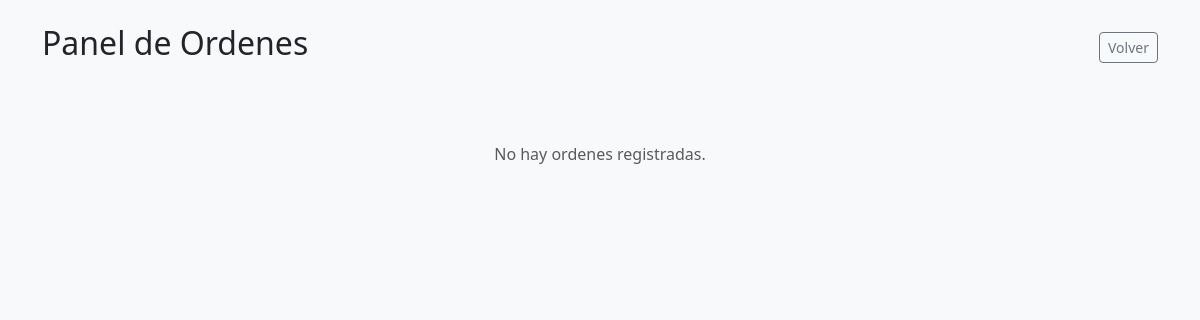
/orders/, run on an earlier commit of the app's database.
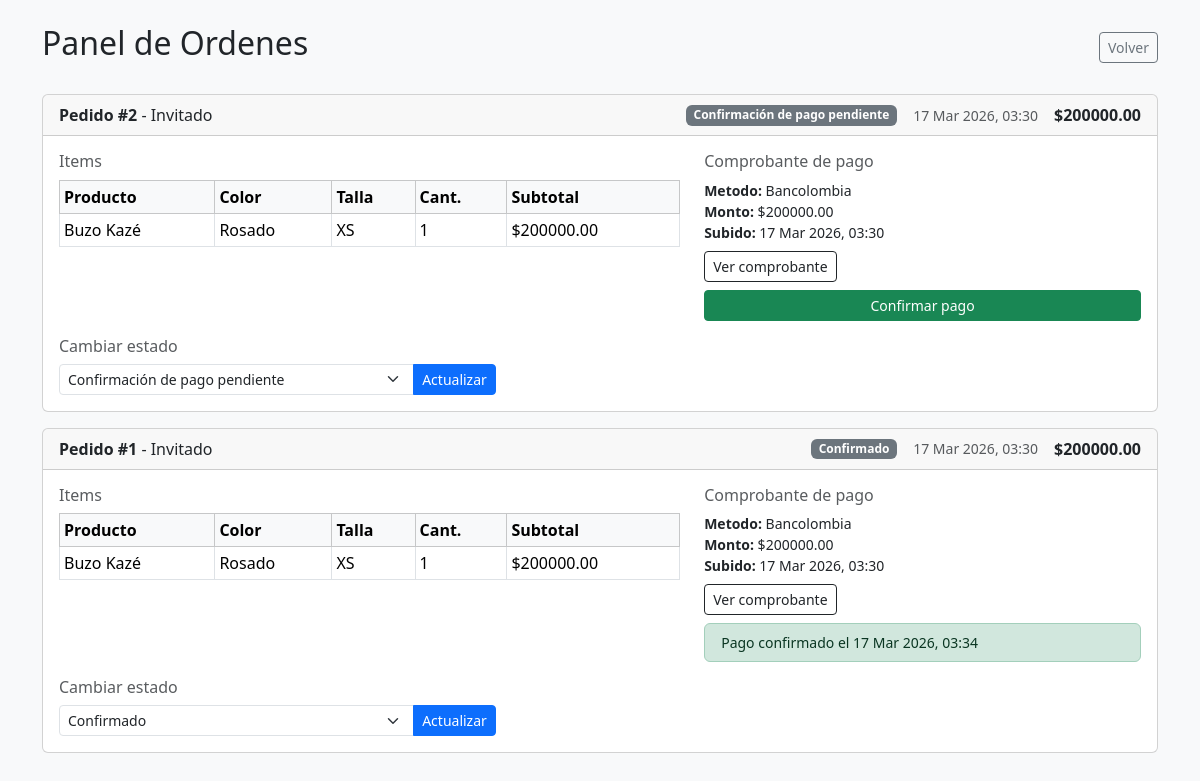
And on a later commit of the database.
### crochet/models.py (models this page shows, shortened)
class Order(models.Model):
    STATUS = [
        ('Pendiente confirmacion', 'Confirmación de pago pendiente'),
        ('Confirmado', 'Confirmado'),
        ('En producción', 'En producción'),
        ('Completado', 'Completado'),
        ('Enviado', 'Enviado'),
        ('Entregado', 'Entregado'),
        ('Cancelado', 'Cancelado'),
    ]
    id_user = models.ForeignKey(
        User,
        on_delete=models.PROTECT,
        verbose_name='Customer',
        related_name='orders',
        null=True,
        blank=True,
    )
    order_date = models.DateTimeField('Order Date', auto_now_add=True)
    subtotal = models.DecimalField('Subtotal', max_digits=10, decimal_places=2, validators=[MinValueValidator(Decimal('0.00'))])
    discount = models.DecimalField('Discount', max_digits=10, decimal_places=2, blank=True, default=Decimal('0.00'), validators=[MinValueValidator(Decimal('0.00'))])
    total = models.DecimalField('Total', max_digits=10, decimal_places=2, validators=[MinValueValidator(Decimal('0.00'))])
    status = models.CharField('Status', max_length=30, choices=STATUS, default='Pendiente confirmacion')
    customer_note = models.TextField('Customer Note', blank=True, null=True)
    class Meta:
        db_table = 'order'
        ordering = ['-order_date']

class OrderDetail(models.Model):
    SIZE = [
        ('XS', 'XS'),
        ('S', 'S'),
        ('M', 'M'),
        ('L', 'L'),
        ('XL', 'XL'),
    ]
    id_order = models.ForeignKey(
        Order,
        on_delete=models.CASCADE,
        verbose_name='Order',
        related_name='details'
    )
    id_product = models.ForeignKey(
        Product,
        on_delete=models.PROTECT,
        verbose_name='Product',
        related_name='order_details'
    )
    id_product_color = models.ForeignKey(
        ColorProduct,
        on_delete=models.PROTECT,
        verbose_name='Color',
        related_name='order_details'
    )
    size = models.CharField('Size', choices=SIZE)
    quantity = models.IntegerField('Quantity', validators=[MinValueValidator(1)])
    unit_price = models.DecimalField('Unit Price', max_digits=10, decimal_places=2, validators=[MinValueValidator(Decimal('0.00'))])
    subtotal = models.DecimalField('Subtotal', max_digits=10, decimal_places=2, validators=[MinValueValidator(Decimal('0.00'))])
    class Meta:
        db_table = 'order_detail'

class Product(models.Model):
    CATEGORIES = [
        ('Bikini', 'Bikini'),
        ('Top', 'Top'),
        ('Falda', 'Falda'),
        ('Buzo', 'Buzo'),
        ('Vestido', 'Vestido'),
        ('Short', 'Short'),
        ('Set', 'Set'),
        ('Accesorio', 'Accesorio'),
        ('Pantalón', 'Pantalón'),
        ('Camisa', 'Camisa'),
        ('Otro', 'Otro'),
    ]
    category = models.CharField('Category', max_length=20, choices=CATEGORIES)
    name = models.CharField('Name', max_length=150)
    description = models.TextField('Description')
    price = models.DecimalField('Price', max_digits=10, decimal_places=2, validators=[MinValueValidator(Decimal('0.00'))])
    stock = models.IntegerField('Stock', default=0, validators=[MinValueValidator(0)])
    manufacturing_time = models.IntegerField('Manufacturing Time (hours)', validators=[MinValueValidator(0)])
    active = models.BooleanField('Active', default=True)
    manufacturing_guide = models.FileField(upload_to='guias/fabricacion/', blank=True, null=True)
    size_guide = models.ImageField(upload_to='guias/tallas/', blank=True, null=True)
    class Meta:
        db_table = 'product'

class ColorProduct(models.Model):
    id_product = models.ForeignKey(
        Product,
        on_delete=models.CASCADE,
        verbose_name='Product',
        related_name='colors'
    )
    id_general_color = models.ForeignKey(
        GeneralColor,
        on_delete=models.PROTECT,
        verbose_name='Color',
        related_name='product_colors'
    )
    available = models.BooleanField('Available', default=True)
    class Meta:
        db_table = 'product_color'

class GeneralColor(models.Model):
    name = models.CharField('Color Name', max_length=50, unique=True)
    class Meta:
        db_table = 'general_color'

class PaymentReceipt(models.Model):
    id_order = models.ForeignKey(
        Order,
        on_delete=models.PROTECT,
        verbose_name='Order',
        related_name='receipt'
    )
    id_payment_method = models.ForeignKey(
        PaymentMethod,
        on_delete=models.PROTECT,
        verbose_name='Payment Method',
        related_name='receipts'
    )
    receipt = models.ImageField('Payment Receipt', upload_to='receipts/', null=True, blank=True)
    amount = models.DecimalField('Amount', max_digits=10, decimal_places=2, validators=[MinValueValidator(Decimal('0.00'))])
    upload_date = models.DateTimeField('Upload Date', auto_now_add=True)
    confirm = models.BooleanField('Confirmed', default=False)
    confirm_date = models.DateTimeField('Confirmation Date', blank=True, null=True)
    class Meta:
        db_table = 'payment_receipt'

class PaymentMethod(models.Model):
    name = models.CharField('Name', max_length=100, unique=True)
    instructions = models.TextField('Instructions')
    qr_image = models.ImageField('Payment QR', upload_to='payment_method/', null=True, blank=True)
    active = models.BooleanField('Active', default=True)
    class Meta:
        db_table = 'payment_method'

### crochet/views.py (the view)
# urls.py: path('orders/', crochetViews.orders, name='orders'),
def orders(request):
    orders = Order.objects.select_related('id_user').prefetch_related(
        'receipt__id_payment_method',
        'details__id_product',
        'details__id_product_color__id_general_color'
    ).order_by('-order_date')
    return render(request, 'orders.html', {'orders': orders})

### crochet/templates/orders.html (shortened to what this page needs)
<!DOCTYPE html>
<html lang="es">
<head>
    <link href="https://cdn.jsdelivr.net/npm/bootstrap@5.3.2/dist/css/bootstrap.min.css" rel="stylesheet">
</head>
<body class="bg-light">
<div class="container py-4">
    <div class="d-flex justify-content-between align-items-center mb-4">
        <h2>Panel de Ordenes</h2>
        <a href="{% url 'administrator' %}" class="btn btn-outline-secondary btn-sm">Volver</a>
    </div>
    {% if orders %}
        {% for order in orders %}
        <div class="card mb-3">
            <div class="card-header d-flex justify-content-between align-items-center">
                <span>
                    <strong>Pedido #{{ order.id }}</strong> -
                    {% if order.id_user %}
                        {{ order.id_user.first_name }} {{ order.id_user.last_name }}
                    {% else %}
                        Invitado
                    {% endif %}
                </span>
                <div class="d-flex align-items-center gap-3">
                    <span class="badge bg-secondary">{{ order.get_status_display }}</span>
                    <small class="text-muted">{{ order.order_date|date:"d M Y, H:i" }}</small>
                    <strong>${{ order.total }}</strong>
                </div>
            </div>
            <div class="card-body">
                <div class="row">
                    <div class="col-md-7">
                        <h6 class="text-muted mb-2">Items</h6>
                        <table class="table table-sm table-bordered">
                            <thead class="table-light">
                                <tr>
                                    <th>Producto</th>
                                    <th>Color</th>
                                    <th>Talla</th>
                                    <th>Cant.</th>
                                    <th>Subtotal</th>
                                </tr>
                            </thead>
                            <tbody>
                                {% for detail in order.details.all %}
                                <tr>
                                    <td>{{ detail.id_product.name }}</td>
                                    <td>{{ detail.id_product_color.id_general_color.name }}</td>
                                    <td>{{ detail.size }}</td>
                                    <td>{{ detail.quantity }}</td>
                                    <td>${{ detail.subtotal }}</td>
                                </tr>
                                {% empty %}
                                <tr><td colspan="5" class="text-muted">Sin items</td></tr>
                                {% endfor %}
                            </tbody>
                        </table>
                    </div>
                    <div class="col-md-5">
                        <h6 class="text-muted mb-2">Comprobante de pago</h6>
                        {% with receipts=order.receipt.all %}
                        {% if receipts %}
                            {% for receipt in receipts %}
                            <ul class="list-unstyled small mb-2">
                                <li><strong>Metodo:</strong> {{ receipt.id_payment_method.name }}</li>
                                <li><strong>Monto:</strong> ${{ receipt.amount }}</li>
                                <li><strong>Subido:</strong> {{ receipt.upload_date|date:"d M Y, H:i" }}</li>
                            </ul>
                            {% if receipt.receipt %}
                            <a href="{{ receipt.receipt.url }}" target="_blank" class="btn btn-outline-dark btn-sm mb-2">
                                Ver comprobante
                            </a>
                            {% endif %}
                            {% if receipt.confirm %}
                                <div class="alert alert-success py-2 small mb-0">
                                    Pago confirmado el {{ receipt.confirm_date|date:"d M Y, H:i" }}
                                </div>
                            {% else %}
                                <form method="POST" action="{% url 'confirm_payment' receipt.id %}">
                                    <button type="submit" class="btn btn-success btn-sm w-100"
                                        onclick="return confirm('Confirmar el pago del Pedido #{{ order.id }}?')">
                                        Confirmar pago
                                    </button>
                                </form>
                            {% endif %}
                            {% endfor %}
                        {% else %}
                            <p class="text-muted small">Sin comprobante subido aun.</p>
                        {% endif %}
                        {% endwith %}
                    </div>
                </div>
                <div class="row mt-3">
                    <div class="col-md-5">
                        <h6 class="text-muted mb-2">Cambiar estado</h6>
                        <form method="POST" action="{% url 'update_order_status' order.id %}">
                            <div class="input-group input-group-sm">
                                <select name="status" class="form-select">
                                    {% for value, label in order.STATUS %}
                                        <option value="{{ value }}" {% if order.status == value %}selected{% endif %}>
                                            {{ label }}
                                        </option>
                                    {% endfor %}
                                </select>
                                <button type="submit" class="btn btn-primary">Actualizar</button>
                            </div>
                        </form>
                    </div>
                </div>
            </div>
        </div>
        {% endfor %}
    {% else %}
        <div class="text-center text-muted py-5">
            <p>No hay ordenes registradas.</p>
        </div>
    {% endif %}
</div>
</body>
</html>

What changed in the data, as far as the page shows it:
added Order: id "2", shows "Invitado", status "Confirmación de pago pendiente", order_date "17 Mar 2026, 03:30", total "200000.00"
added OrderDetail: id_product.name "Buzo Kazé", id_product_color.id_general_color.name "Rosado", size "XS", quantity "1", subtotal "200000.00", shown under "2"
added PaymentReceipt: id_payment_method.name "Bancolombia", amount "200000.00", upload_date "17 Mar 2026, 03:30", shown under "2"
added Order: id "1", shows "Invitado", status "Confirmado", order_date "17 Mar 2026, 03:30", total "200000.00"
added OrderDetail: id_product.name "Buzo Kazé", id_product_color.id_general_color.name "Rosado", size "XS", quantity "1", subtotal "200000.00"
added PaymentReceipt: id_payment_method.name "Bancolombia", amount "200000.00", upload_date "17 Mar 2026, 03:30", confirm_date "17 Mar 2026, 03:34", shown under "1"
Also different on the page:
text no longer shown: "No hay ordenes registradas."
